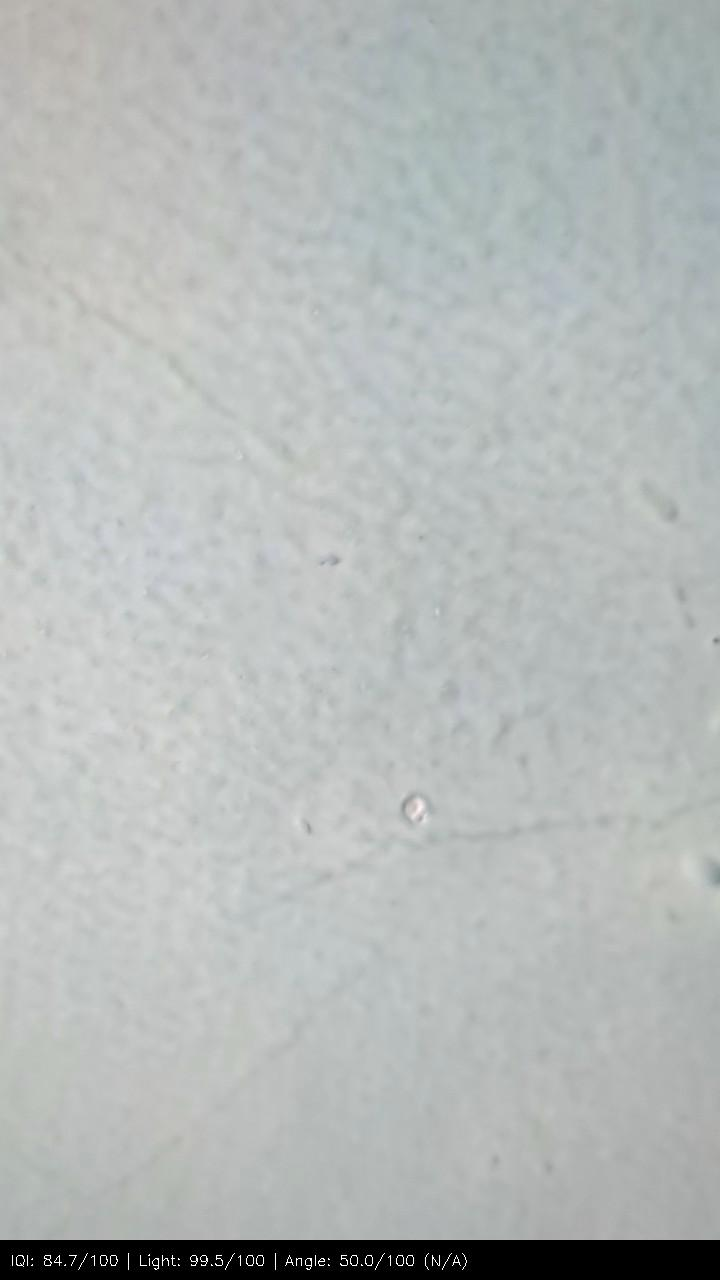
#> input picture captured_images/chiller_20250307_113504_IQI85.jpg, 720 x 1280 px, given in place of the camera
$ python camera_app.py
#> lines starting #> are read from the running program, lines starting #| are printed output that depends on the picture; after the words box and inside, x2 and y2 are one past the last pixel; in counts of white or black regions, pixels touching at a corner belong together
import cv2
import numpy as np
import math
import os
import time
from datetime import datetime

class ChillerCameraApp:
    def __init__(self):
        self.camera = None
        self.window_name = "Chiller Camera IQI"
        self.output_dir = "captured_images"
        self.focal_length = 1200  # Default focal length for angle calculations
        self.frame_width = 1280
        self.frame_height = 720
        self.guide_color = (0, 255, 0)  # Green
        self.guide_thickness = 2
        self.feedback_position = (20, 40)
        self.text_color = (255, 255, 255)
        self.text_bg_color = (0, 0, 0)
        self.text_size = 0.7
        self.text_thickness = 2

        # Thresholds for good quality
        self.min_iqi_score = 70

        # Ensure output directory exists
        os.makedirs(self.output_dir, exist_ok=True)

    def start_camera(self, camera_id=0):
        """Initialize and start the camera feed"""
        self.camera = cv2.VideoCapture(camera_id)
        if not self.camera.isOpened():
            print("Error: Could not open camera.")
            return False

        # Set resolution
        self.camera.set(cv2.CAP_PROP_FRAME_WIDTH, self.frame_width)
        self.camera.set(cv2.CAP_PROP_FRAME_HEIGHT, self.frame_height)

        # Create window
        cv2.namedWindow(self.window_name, cv2.WINDOW_NORMAL)
        return True

    def compute_darkness_index(self, image):
        """Calculate darkness index from 0-100"""
        gray_image = cv2.cvtColor(image, cv2.COLOR_BGR2GRAY)
        avg_intensity = np.mean(gray_image)
        darkness_index = (avg_intensity / 255) * 100

        if darkness_index <= 35:
            score = (darkness_index / 35) * 100
        elif 35 < darkness_index <= 55:
            score = ((darkness_index - 35) / 20) * 100
            score = 50 + (score / 2)
        elif 55 < darkness_index <= 75:
            score = ((75 - darkness_index) / 20) * 100
            score = 50 + (score / 2)
        else:
            score = ((100 - darkness_index) / 25) * 100

        return round(max(0, min(100, score)), 2)

    # [26 lines left out: function compute_intersection, not called in this run]

    def find_vanishing_point(self, image):
        """Find the vanishing point to determine the angle of shot"""
        gray = cv2.cvtColor(image, cv2.COLOR_BGR2GRAY)
        gray = cv2.GaussianBlur(gray, (5, 5), 0)
        edges = cv2.Canny(gray, 50, 150, apertureSize=3)

        lines = cv2.HoughLinesP(edges, 1, np.pi / 180, threshold=100,
                               minLineLength=150, maxLineGap=10)
        h, w = image.shape[:2]
        cx, cy = w / 2.0, h / 2.0

        vp = (cx, cy)
        filtered_lines = []
        intersections = []

        if lines is not None and len(lines) >= 2:
            for line in lines:
                x1, y1, x2, y2 = line[0]
                length = math.sqrt((x2 - x1)**2 + (y2 - y1)**2)
                angle = abs(math.degrees(math.atan2(y2 - y1, x2 - x1)))
                if (15 < angle < 75 or 105 < angle < 165) and length > 200:
                    filtered_lines.append(line[0])

            if len(filtered_lines) >= 2:
                margin = w / 2
                center_threshold = w / 3
                for i in range(len(filtered_lines)):
                    for j in range(i + 1, len(filtered_lines)):
                        pt = self.compute_intersection(filtered_lines[i], filtered_lines[j], (h, w))
                        if pt and -margin <= pt[0] <= w + margin and -margin <= pt[1] <= h + margin:
                            distance_to_center = math.sqrt((pt[0] - cx)**2 + (pt[1] - cy)**2)
                            if distance_to_center < center_threshold:
                                intersections.append(pt)

                if intersections:
                    intersections = np.array(intersections)
                    if len(intersections) > 3:
                        try:
                            from sklearn.cluster import KMeans
                            kmeans = KMeans(n_clusters=min(3, len(intersections)), n_init=10).fit(intersections)
                            centers = kmeans.cluster_centers_
                            distances = [math.sqrt((x - cx)**2 + (y - cy)**2) for x, y in centers]
                            best_cluster_idx = np.argmin(distances)
                            vp = tuple(centers[best_cluster_idx])
                        except Exception:
                            weights = [1 / (math.sqrt((x - cx)**2 + (y - cy)**2) + 1) for x, y in intersections]
                            vp = tuple(np.average(intersections, axis=0, weights=weights))
                    else:
                        vp = tuple(np.median(intersections, axis=0))

        # Add visualization of filtered lines
        vis_image = image.copy()
        for line in filtered_lines:
            x1, y1, x2, y2 = line
            cv2.line(vis_image, (int(x1), int(y1)), (int(x2), int(y2)), (0, 255, 0), 2)

        # Mark the vanishing point
        cv2.circle(vis_image, (int(vp[0]), int(vp[1])), 15, (255, 0, 0), -1)

        return vp, vis_image, filtered_lines

    # [17 lines left out: functions compute_angle_from_vanishing_point, compute_angle_score, not called in this run]

    def compute_iqi_score(self, frame):
        """Compute the Image Quality Index score"""
        darkness_index = self.compute_darkness_index(frame)

        vp, vis_frame, filtered_lines = self.find_vanishing_point(frame)

        # If no vanishing point detected
        if vp == (frame.shape[1] / 2.0, frame.shape[0] / 2.0) and not filtered_lines:
            angle = None
            angle_index = 50
        else:
            angle = self.compute_angle_from_vanishing_point(vp, frame.shape[:2])
            angle_index = self.compute_angle_score(angle)

        if angle is None:
            iqi_score = round((darkness_index * 0.7) + (angle_index * 0.3), 2)
            angle_text = "N/A"
        else:
            iqi_score = round((darkness_index * 0.5) + (angle_index * 0.5), 2)
            angle_text = f"{angle:.2f}°"

        return {
            'darkness_index': darkness_index,
            'angle_index': angle_index,
            'angle': angle_text,
            'iqi_score': iqi_score
        }, vis_frame

    def draw_chiller_guide(self, frame):
        """Draw guide lines for chiller positioning"""
        h, w = frame.shape[:2]

        # Draw center crosshair
        cv2.line(frame, (w//2, h//2-20), (w//2, h//2+20), self.guide_color, self.guide_thickness)
        cv2.line(frame, (w//2-20, h//2), (w//2+20, h//2), self.guide_color, self.guide_thickness)

        # Draw rectangle guide (80% of frame size)
        rect_w = int(w * 0.8)
        rect_h = int(h * 0.8)
        x1 = (w - rect_w) // 2
        y1 = (h - rect_h) // 2
        cv2.rectangle(frame, (x1, y1), (x1+rect_w, y1+rect_h), self.guide_color, self.guide_thickness)

        # Draw horizontal level line
        cv2.line(frame, (w//4, h//2), (3*w//4, h//2), self.guide_color, self.guide_thickness)

        return frame

    def display_feedback(self, frame, metrics):
        """Display quality metrics on frame"""
        h, w = frame.shape[:2]
        y_pos = self.feedback_position[1]

        # Create semi-transparent overlay for text background
        overlay = frame.copy()
        cv2.rectangle(overlay, (10, 10), (350, 150), self.text_bg_color, -1)
        cv2.addWeighted(overlay, 0.7, frame, 0.3, 0, frame)

        # Display metrics
        dark_color = (0, 255, 0) if metrics['darkness_index'] >= 70 else (0, 0, 255)
        angle_color = (0, 255, 0) if metrics['angle_index'] >= 70 else (0, 0, 255)
        iqi_color = (0, 255, 0) if metrics['iqi_score'] >= 70 else (0, 0, 255)

        cv2.putText(frame, f"Lighting: {metrics['darkness_index']:.1f}/100",
                   (20, y_pos), cv2.FONT_HERSHEY_SIMPLEX, self.text_size, dark_color, self.text_thickness)
        y_pos += 30

        cv2.putText(frame, f"Angle: {metrics['angle_index']:.1f}/100 ({metrics['angle']})",
                   (20, y_pos), cv2.FONT_HERSHEY_SIMPLEX, self.text_size, angle_color, self.text_thickness)
        y_pos += 30

        cv2.putText(frame, f"Overall: {metrics['iqi_score']:.1f}/100",
                   (20, y_pos), cv2.FONT_HERSHEY_SIMPLEX, self.text_size, iqi_color, self.text_thickness)
        y_pos += 30

        if metrics['iqi_score'] >= self.min_iqi_score:
            cv2.putText(frame, "PRESS SPACE TO CAPTURE",
                       (20, y_pos), cv2.FONT_HERSHEY_SIMPLEX, self.text_size, (0, 255, 0), self.text_thickness)
        else:
            cv2.putText(frame, "ADJUST POSITION/LIGHTING",
                       (20, y_pos), cv2.FONT_HERSHEY_SIMPLEX, self.text_size, (0, 0, 255), self.text_thickness)

        return frame

    # [19 lines left out: function save_image, not called in this run]

    def run(self):
        """Main application loop"""
        if not self.start_camera():
            return

        print("Camera started. Press 'q' to quit, SPACE to capture.")

        try:
            while True:
                ret, frame = self.camera.read()
#> frame is the input picture: shape (1280, 720, 3); mean B, G, R 184.3, 185.3, 181.1
                if not ret:
                    print("Error: Failed to capture frame.")
                    break

                # Process frame
                metrics, vis_frame = self.compute_iqi_score(frame)
#> in compute_darkness_index, `avg_intensity = np.mean(gray_image)`: avg_intensity = 183.9
#> in compute_darkness_index, `darkness_index = (avg_intensity / 255) * 100`: darkness_index = 72.13
#> in compute_darkness_index, `score = ((75 - darkness_index) / 20) * 100`: score = 14.36
#> in compute_darkness_index, `score = 50 + (score / 2)`: score = 57.18
#> in find_vanishing_point, `edges = cv2.Canny(gray, 50, 150, apertureSize=3)`:
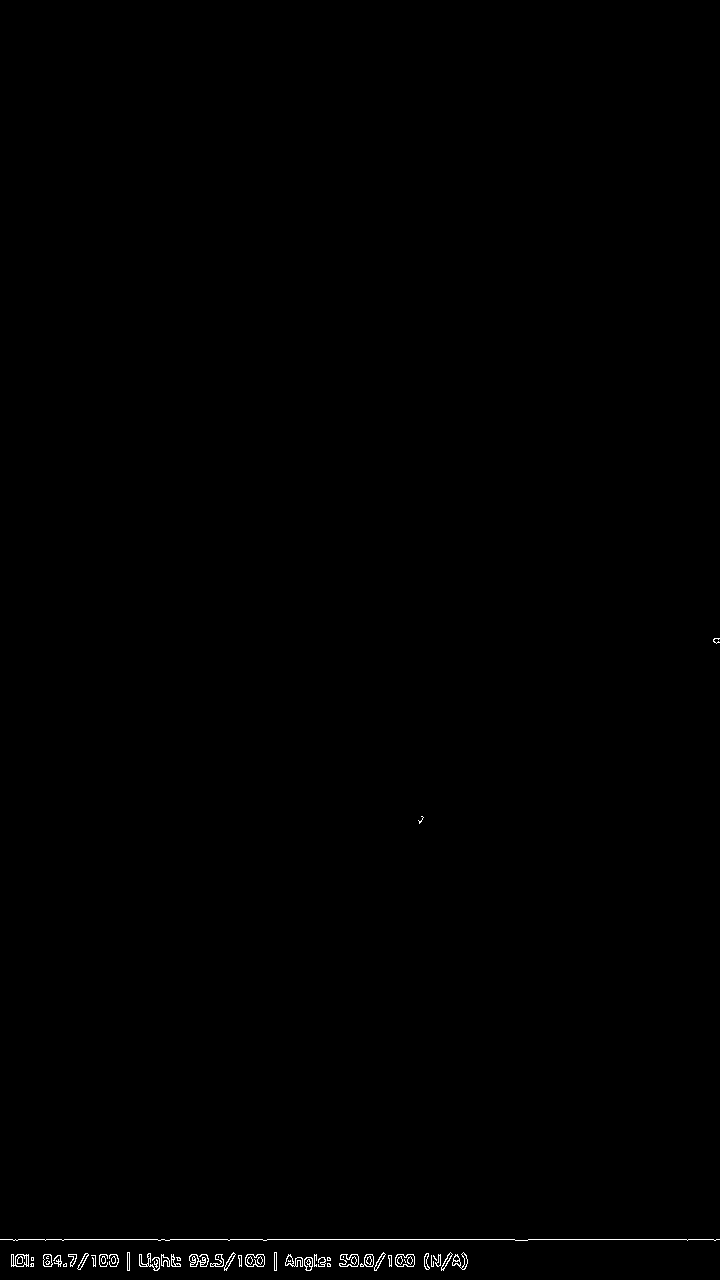
#> edges: shape (1280, 720); 0.3% white in thin lines or dots, all inside (x1, y1, x2, y2) = (0, 638, 720, 1271)
#> in find_vanishing_point, `lines = cv2.HoughLinesP(edges, 1, np.pi / 180, threshold=100, minLineL..`: lines = [[0, 1239, 514, 1239], [11, 1266, 276, 1266], [11, 1264, 466, 1264], [72, 1260, 330, 1260], [73, 1257, 466, 1257], [11, 1263, 467, 1263], [73, 1258, 466, 1258], [11, 1265, 466, 1265], [72, 1259, 467, 1259]]
#> the loop in find_vanishing_point, `for line in lines:` made 9 passes
#> (x1, y1, x2, y2, length) on passes 1 to 8: (0, 1239, 514, 1239, 514), (11, 1266, 276, 1266, 265), (11, 1264, 466, 1264, 455), (72, 1260, 330, 1260, 258), (73, 1257, 466, 1257, 393), (11, 1263, 467, 1263, 456), (73, 1258, 466, 1258, 393), (11, 1265, 466, 1265, 455)
#> after the loop in find_vanishing_point, `for line in lines:`: filtered_lines = []
#> in find_vanishing_point, `cv2.circle(vis_image, (int(vp[0]), int(vp[1])), 15, (255, 0, 0), -1)`:
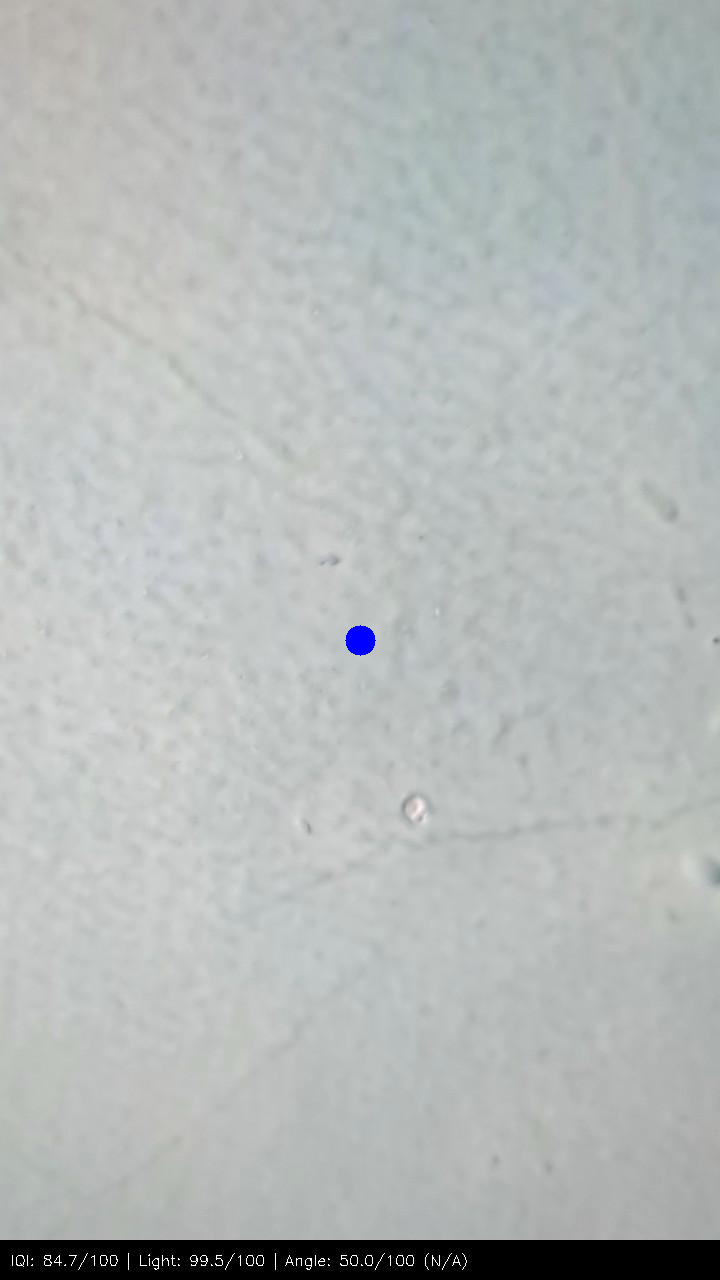
#> vis_image: shape (1280, 720, 3); 0.08% of pixels changed, all inside (x1, y1, x2, y2) = (345, 625, 376, 656)
#> in compute_iqi_score, `vp, vis_frame, filtered_lines = self.find_vanishing_point(frame)`: vp = (360, 640); filtered_lines = []
#> in compute_iqi_score, `iqi_score = round((darkness_index * 0.7) + (angle_index * 0.3), 2)`: iqi_score = 55.03
#> metrics = {'darkness_index': 57.18, 'angle_index': 50, 'angle': 'N/A', 'iqi_score': 55.03}

                # Draw guides and feedback
                guide_frame = self.draw_chiller_guide(vis_frame)
                display_frame = self.display_feedback(guide_frame, metrics)
#> in display_feedback, `cv2.rectangle(overlay, (10, 10), (350, 150), self.text_bg_color, -1)`:
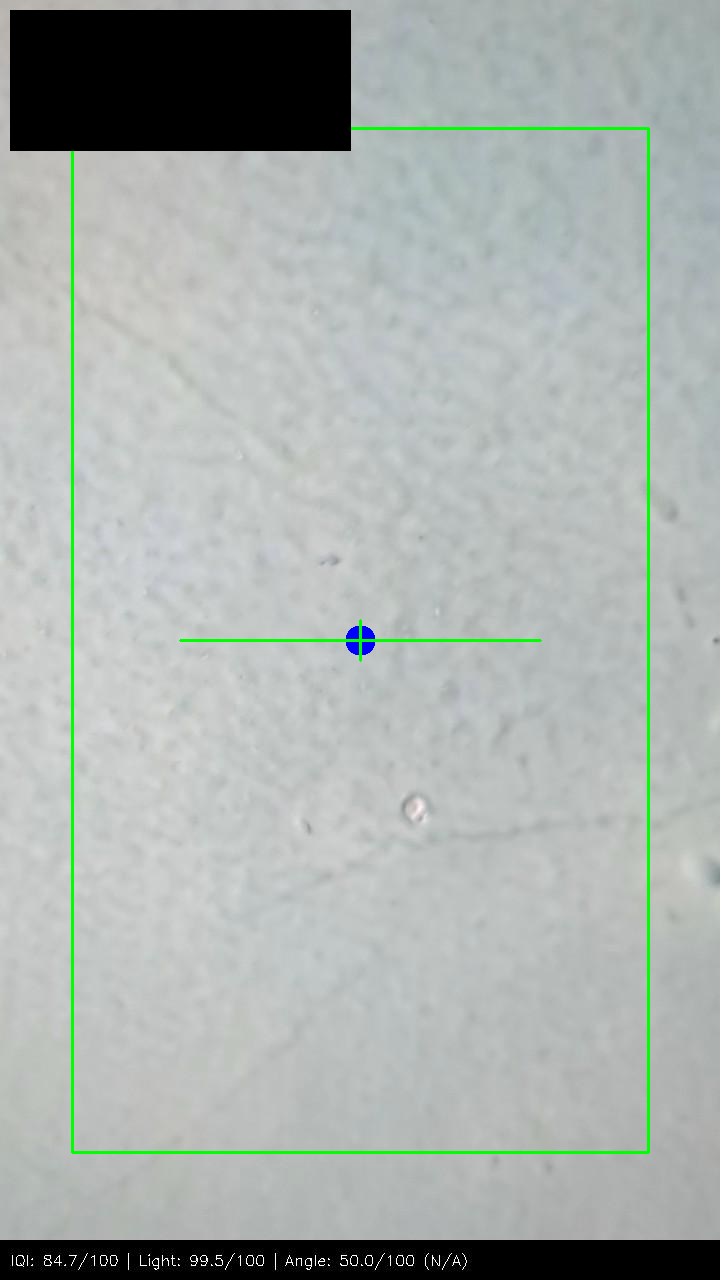
#> overlay: shape (1280, 720, 3); mean B, G, R 172.8, 176.3, 169.4
#> in display_feedback, `dark_color = (0, 255, 0) if metrics['darkness_index'] >= 70 else (0, 0..`: dark_color = (0, 0, 255)
#> in display_feedback, `cv2.putText(frame, "ADJUST POSITION/LIGHTING", (20, y_pos), cv2.FONT_H..`:
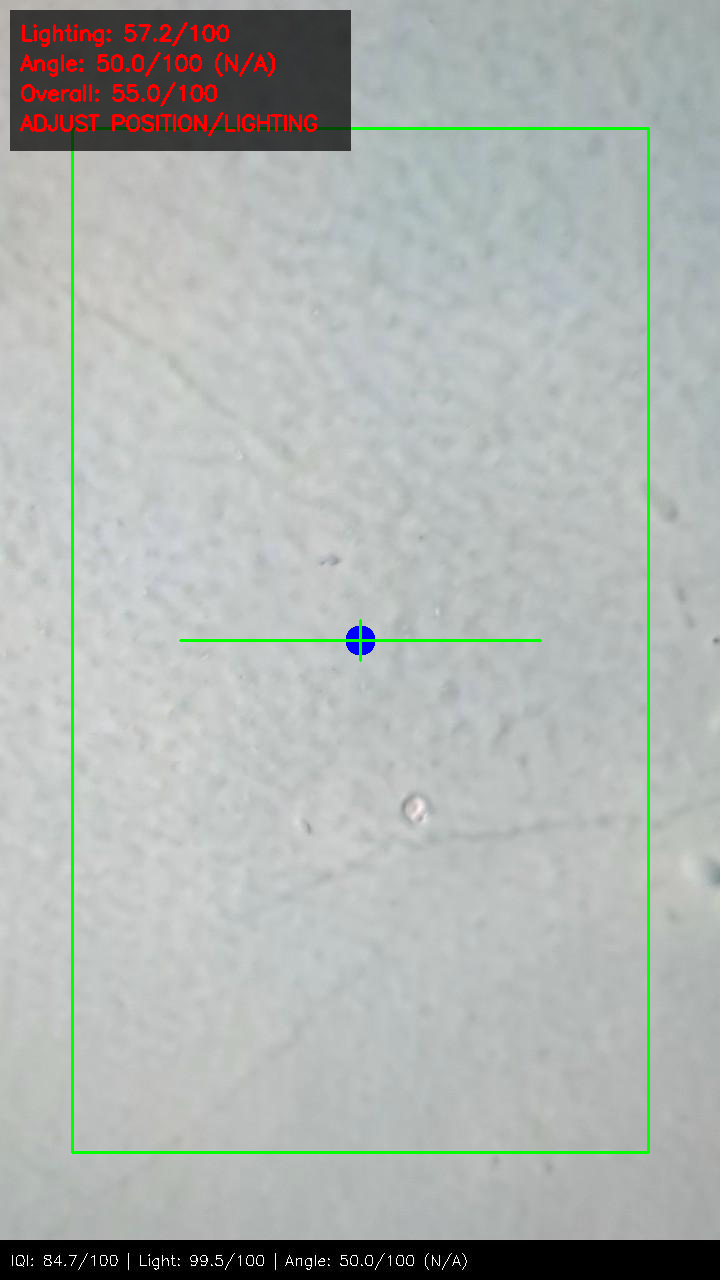
#> frame: shape (1280, 720, 3); mean B, G, R 175.2, 178.7, 173.7

                # Show the frame
                cv2.imshow(self.window_name, display_frame)

                # Handle keyboard input
                key = cv2.waitKey(1) & 0xFF
#> (key q is pressed here)
                if key == ord('q'):
                    break
                elif key == ord(' '):  # Spacebar to capture
                    self.save_image(frame, metrics)
                    # Flash effect
                    white_flash = np.ones(frame.shape, dtype=np.uint8) * 255
                    cv2.imshow(self.window_name, white_flash)
                    cv2.waitKey(100)

        finally:
            # Clean up
            if self.camera:
                self.camera.release()
            cv2.destroyAllWindows()
            print("Camera closed.")

if __name__ == "__main__":
    app = ChillerCameraApp()
    app.run()
